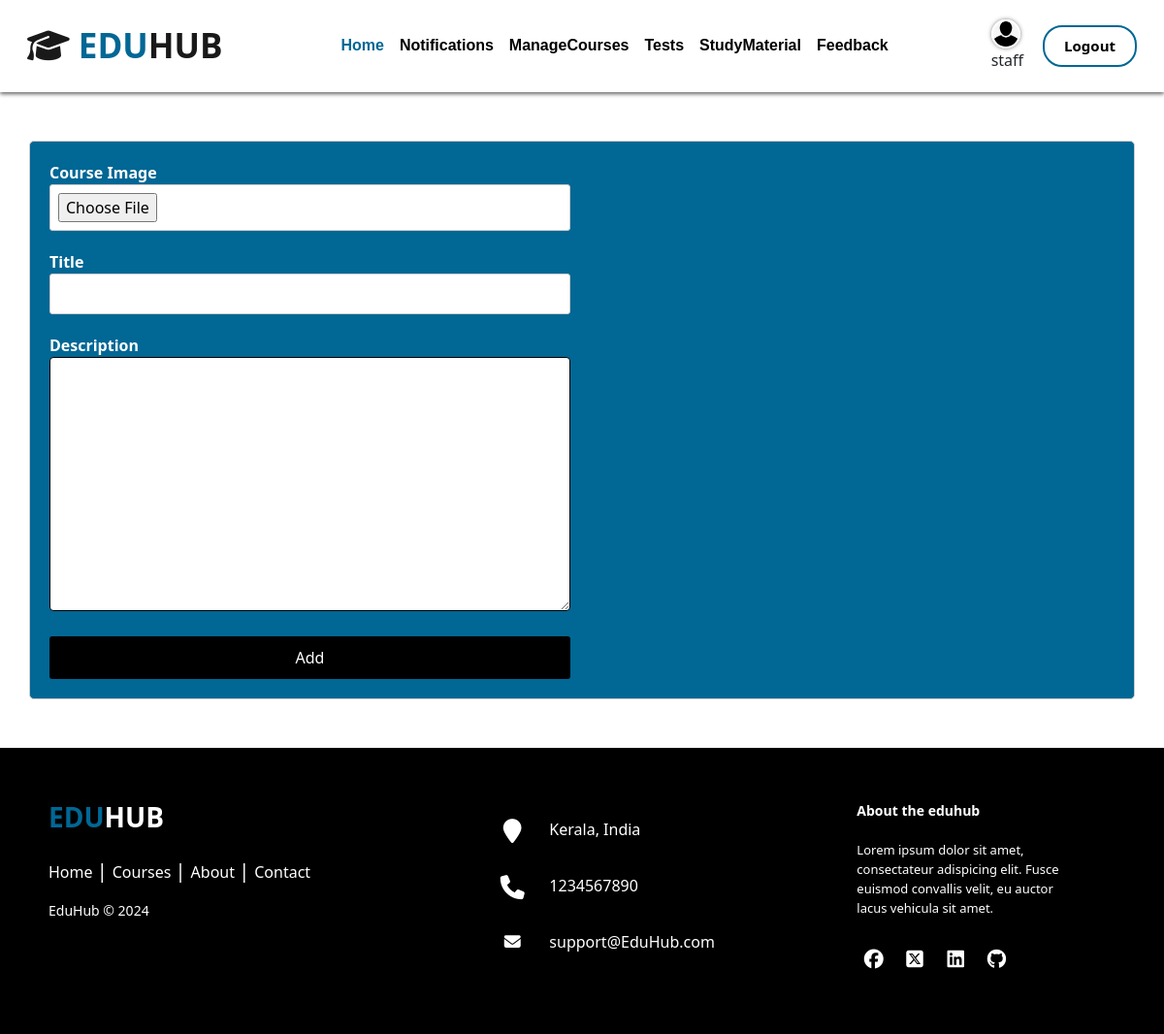
/staff/manage-courses/ (signed in), run on an earlier commit of the app's database.
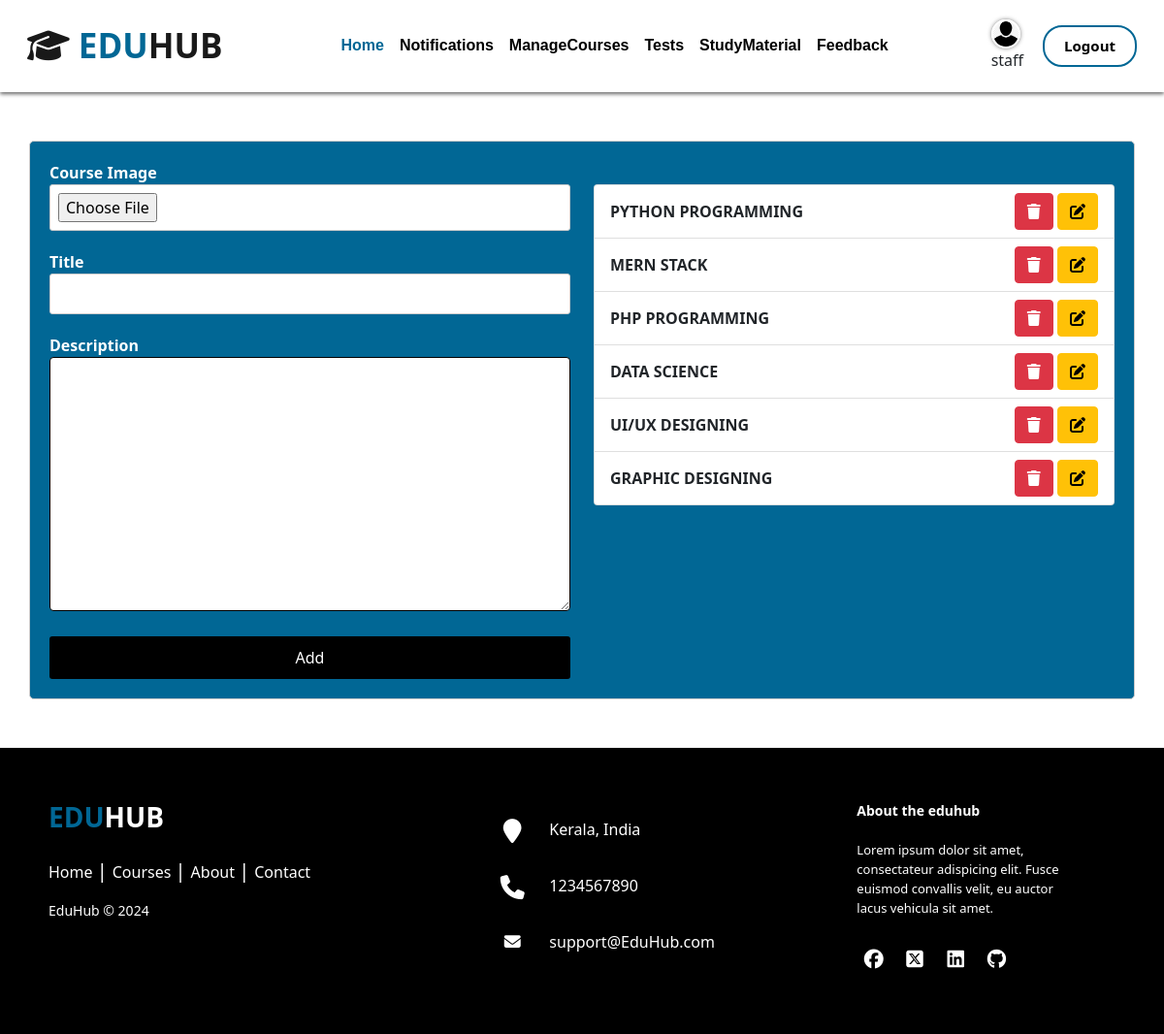
And on a later commit of the database.
### home/models.py (models this page shows, shortened)
class Course(models.Model):
    course_image=models.ImageField(upload_to='Course_images/')
    title=models.CharField(max_length=200)
    description=models.TextField(max_length=250)
    staff=models.ForeignKey(Staff,on_delete=models.CASCADE)

### staff/views.py (the view)
# urls.py: path('manage-courses/', manage_courses, name='manage_courses'),
def manage_courses(request):
    if request.method == 'POST':
        form = CourseForm(request.POST, request.FILES)
        if form.is_valid():
            course = form.save(commit=False)
            course.staff = request.user.staff
            course.save()
            return redirect('manage_courses')
    else:
        form = CourseForm()
    courses = Course.objects.filter(staff=request.user.staff)
    return render(request, 'staff_templates/manage_course.html', {'form': form, 'courses': courses})

### staff/forms.py
class CourseForm(forms.ModelForm):
    class Meta:
        model = Course
        fields = ['course_image', 'title', 'description']

### templates/staff_templates/manage_course.html (shortened to what this page needs)
{% extends 'base.html' %}
{% block content %}
<div class="container manage-course" style="color: #fff; font-weight: bold;" >
    <div class="row">
        <div class="col-md-6">
            <form method="POST" enctype="multipart/form-data">
                <div class="form-group">
                    <label for="id_course_image">Course Image</label>
                    {{ form.course_image }}
                </div>
                <div class="form-group">
                    <label for="id_title">Title</label>
                    {{ form.title }}
                </div>
                <div class="form-group">
                    <label for="id_description">Description</label>
                    {{ form.description }}
                </div>
                <input type="submit" value="Add"></input>
            </form>
        </div>
        <div class="col-md-6 mt-4">
            <ul class="list-group">
                {% for course in courses %}
                <li class="list-group-item">
                    <div class="d-flex justify-content-between align-items-center">
                        <span>{{ course.title }}</span>
                        <form method="POST" action="{% url 'delete_course' course.id %}">
                            <button type="submit" class="btn btn-danger"><i class="fa-solid fa-trash"></i></button>
                            <a href="{% url 'update_course' course.id %}" class="btn btn-warning"><i class="fas fa-edit"></i></a>
                        </form>
                    </div>
                </li>
                {% endfor %}
            </ul>
        </div>
    </div>
</div>
{% endblock %}

What changed in the data, as far as the page shows it:
added Course: title "PYTHON PROGRAMMING"
added Course: title "MERN STACK"
added Course: title "PHP PROGRAMMING"
added Course: title "DATA SCIENCE"
added Course: title "UI/UX DESIGNING"
added Course: title "GRAPHIC DESIGNING"
